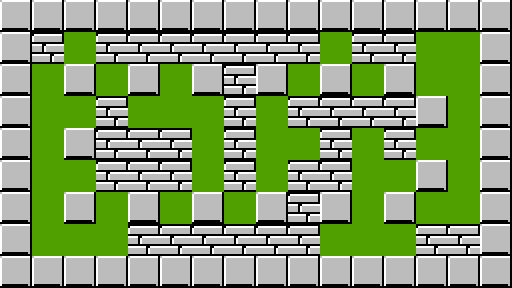

A level layout from a 2D game, rendered from its tile map. Below: a short description, then the map file with its tile-grid data intact:
An orthogonal 16x9 tile map with 32x32 px tiles, 1 tile layer (layer1), 2 tilesets.

<map version="1.0" orientation="orthogonal" renderorder="right-down" width="16" height="9" tilewidth="32" tileheight="32" nextobjectid="1">
 <tileset firstgid="1" name="walls" tilewidth="32" tileheight="32" tilecount="2" columns="0">
  <properties>
   <property name="isHit" type="bool" value="true" />
  </properties>
  <tile id="0">
   <image width="32" height="32" source="cell_brick.png" />
  </tile>
  <tile id="1">
   <image width="32" height="32" source="cell_metal.png" />
  </tile>
 </tileset>
 <tileset firstgid="3" name="roads" tilewidth="32" tileheight="32" tilecount="1" columns="0">
  <tile id="0">
   <image width="32" height="32" source="cell_road.png" />
  </tile>
 </tileset>
 <layer name="layer1" width="16" height="9">
  <data encoding="csv">
2,2,2,2,2,2,2,2,2,2,2,2,2,2,2,2,
2,1,3,1,1,1,1,1,1,1,3,1,1,3,3,2,
2,3,2,3,2,3,2,1,2,3,2,3,2,3,3,2,
2,3,3,1,3,3,3,1,3,1,1,1,1,2,3,2,
2,3,2,1,1,1,3,1,3,3,1,3,1,3,3,2,
2,3,3,1,1,1,3,1,3,1,1,3,3,2,3,2,
2,3,2,3,2,3,2,3,2,1,2,3,2,3,3,2,
2,3,3,3,1,1,1,1,1,1,3,3,3,1,1,2,
2,2,2,2,2,2,2,2,2,2,2,2,2,2,2,2
</data>
 </layer>
</map>